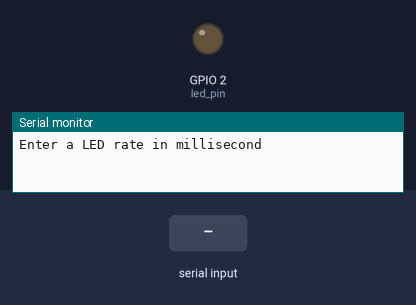
The sketch below on a simulated ESP32. On the bench: output pins drawn as LEDs (lit = HIGH), the last lines printed to the serial monitor. Dashed ring = blinking. The inputs (shaded band) are chosen by the test bench.

Above: at 1.8 s.
1.9 s: "200\n" received over Serial
At 2.0 s:
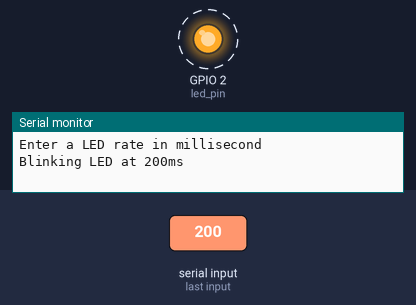
Timing chart, 0 to 10.9 s (numbered marks = the images above; inputs shaded):
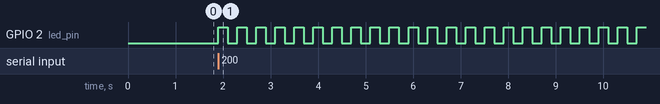

Measured:
- after the input at 1.9 s, GPIO 2 (led_pin): alternates HIGH for 0.20 s and LOW for 0.20 s, starting at once

The sketch:

controlledBlinky.ino
```cpp
#if CONFIG_FREERTOS_UNICORE
static const BaseType_t app_cpu = 0;
#else
static const BaseType_t app_cpu = 1;
#endif

#include <stdlib.h>

static const int led_pin = LED_BUILTIN;

int *led_rate1;

static TaskHandle_t taskBlink = NULL;

void toggle_led_rate(void *parameter) {
  Serial.print("Blinking LED at ");
  Serial.print(*led_rate1 / portTICK_PERIOD_MS);
  Serial.println("ms");

  while(1) {
    digitalWrite(led_pin, HIGH);
    vTaskDelay(*led_rate1 / portTICK_PERIOD_MS);
    digitalWrite(led_pin, LOW);
    vTaskDelay(*led_rate1 / portTICK_PERIOD_MS);
  }
}

void read_input(void *parameter) {
  char inputArray[5];

  while (true) {
    int index;
    bool eoi;
    int desired_led_rate;

    for (index = 0, eoi = false; Serial.available() > 0 && index < 4 && !eoi; ) {
      char c = Serial.read();

      switch (c) {
        case '0':
        case '1':
        case '2':
        case '3':
        case '4':
        case '5':
        case '6':
        case '7':
        case '8':
        case '9':
          inputArray[index++] = c;
          break;

        case '\n':
          eoi = true;
          break;

        default:
          break;
      }
    }

    inputArray[index] = NULL;
    desired_led_rate = atoi(inputArray);

    if (desired_led_rate >= 100 && desired_led_rate <= 2000) {
      *led_rate1 = desired_led_rate;

      //Absolutely don't need to do this, but I just want to play with deleting and creating tasks from another task.
      if (taskBlink != NULL) {
        Serial.println("Removing existing task");
        vTaskDelete(taskBlink);
        taskBlink = NULL;
      }

      xTaskCreatePinnedToCore(
        toggle_led_rate
        , "Toggle LED Rate 1"
        , 1024
        , NULL
        , 1
        , &taskBlink
        , app_cpu
      );
    }
  }
}

void setup() {
  Serial.begin(115200);
  vTaskDelay(1000 / portTICK_PERIOD_MS);

  pinMode(led_pin, OUTPUT);

  led_rate1 = (int *) malloc(sizeof(int));

  Serial.println("Enter a LED rate in millisecond");

  xTaskCreatePinnedToCore(
    read_input
    , "Read Input"
    , 1024
    , NULL
    , 1
    , NULL
    , app_cpu
  );

  //Delete the setup() and loop() task.
  vTaskDelete(NULL);
}

void loop() {
}
```
